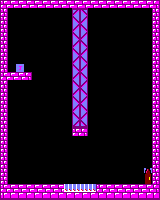

Rendered tile map (Tiled .tmx) drawn with the repository's tilesets; below, a short description and the full map source, tile grids included:
An orthogonal 20x25 tile map with 8x8 px tiles, 1 tile layer (Capa de Patrones 1).

<map version="1.2" tiledversion="1.2.4" orientation="orthogonal" renderorder="right-down" width="20" height="25" tilewidth="8" tileheight="8" infinite="0" nextlayerid="2" nextobjectid="1">
 <tileset firstgid="1" source="tileset_juego.tsx" />
 <layer id="1" name="Capa de Patrones 1" width="20" height="25">
  <data encoding="csv">
2,3,3,3,3,3,3,3,3,3,3,3,3,3,3,3,3,3,3,4,
8,0,0,0,0,0,0,0,0,9,10,0,0,0,0,0,0,0,0,8,
8,0,0,0,0,0,0,0,0,19,20,0,0,0,0,0,0,0,0,8,
8,0,0,0,0,0,0,0,0,20,19,0,0,0,0,0,0,0,0,8,
8,0,0,0,0,0,0,0,0,19,20,0,0,0,0,0,0,0,0,8,
8,0,0,0,0,0,0,0,0,20,19,0,0,0,0,0,0,0,0,8,
8,0,0,0,0,0,0,0,0,19,20,0,0,0,0,0,0,0,0,8,
8,0,0,0,0,0,0,0,0,20,19,0,0,0,0,0,0,0,0,8,
8,0,46,0,0,0,0,0,0,19,20,0,0,0,0,0,0,0,0,8,
2,3,3,4,0,0,0,0,0,20,19,0,0,0,0,0,0,0,0,8,
8,0,0,0,0,0,0,0,0,19,20,0,0,0,0,0,0,0,0,8,
8,0,0,0,0,0,0,0,0,20,19,0,0,0,0,0,0,0,0,8,
8,0,0,0,0,0,0,0,0,19,20,0,0,0,0,0,0,0,0,8,
8,0,0,0,0,0,0,0,0,20,19,0,0,0,0,0,0,0,0,8,
8,0,0,0,0,0,0,0,0,19,20,0,0,0,0,0,0,0,0,8,
8,0,0,0,0,0,0,0,0,29,30,0,0,0,0,0,0,0,0,8,
8,0,0,0,0,0,0,0,0,2,4,0,0,0,0,0,0,0,0,8,
8,0,0,0,0,0,0,0,0,0,0,0,0,0,0,0,0,0,0,8,
8,0,0,0,0,0,0,0,0,0,0,0,0,0,0,0,0,0,0,8,
8,0,0,0,0,0,0,0,0,0,0,0,0,0,0,0,0,0,0,8,
8,0,0,0,0,0,0,0,0,0,0,0,0,0,0,0,0,0,0,8,
8,0,0,0,0,0,0,0,0,0,0,0,0,0,0,0,0,0,39,8,
8,0,0,0,0,0,0,0,0,0,0,0,0,0,0,0,0,0,40,8,
2,3,3,3,3,3,3,3,45,45,45,45,2,3,3,3,3,3,3,4,
12,13,13,13,13,13,13,13,13,13,13,13,13,13,13,13,13,13,13,14
</data>
 </layer>
</map>
